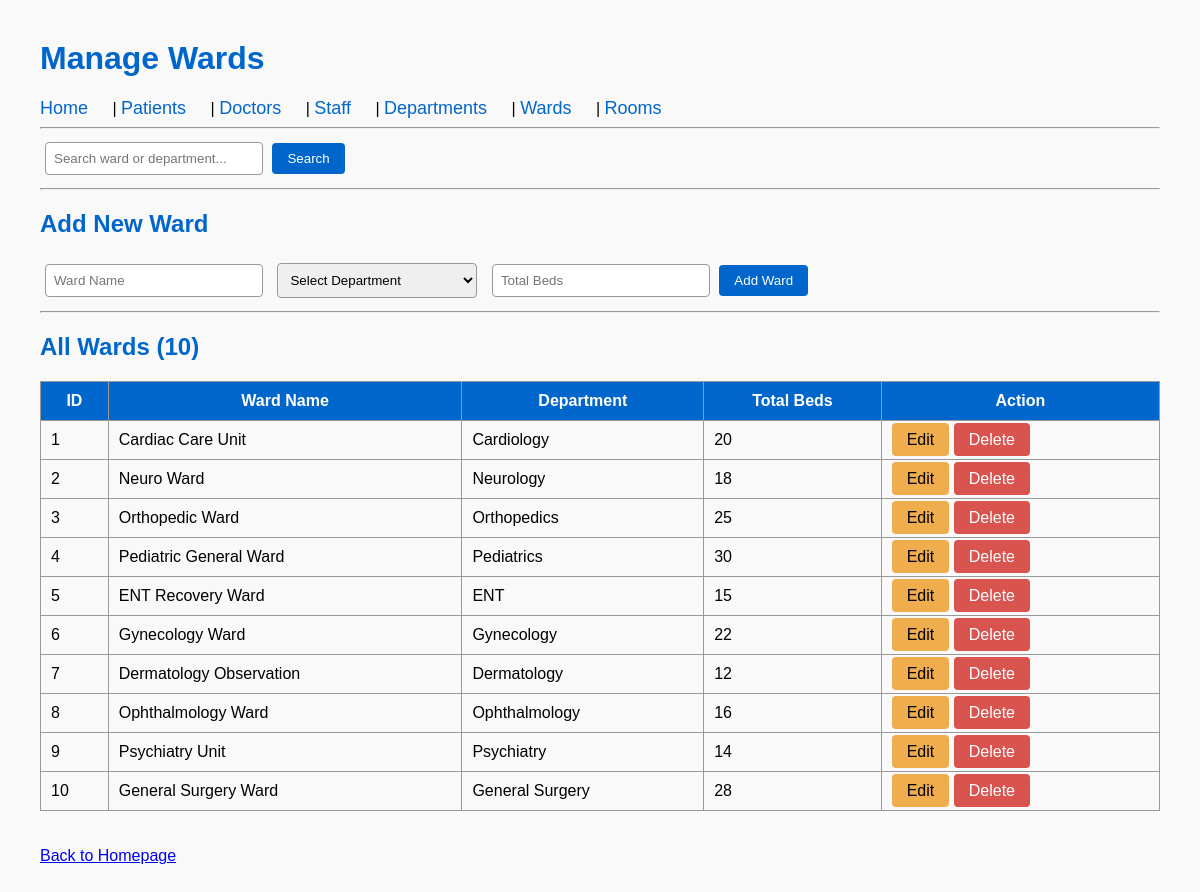
Screenshot of /hms/wards.php with the database file from the repository.
### tables this page shows
CREATE TABLE `ward` (
  `ward_id` int(11) NOT NULL,
  `ward_name` varchar(50) DEFAULT NULL,
  `department_id` int(11) DEFAULT NULL,
  `total_beds` int(11) DEFAULT NULL
);

CREATE TABLE `department` (
  `department_id` int(11) NOT NULL,
  `department_name` varchar(20) NOT NULL,
  `location` varchar(50) DEFAULT NULL
);

### hms/wards.php (the view, shortened to what this page needs)
<?php
require 'db.php';
$edit = false;
$editData = null;
$search = isset($_GET['search']) ? $_GET['search'] : "";
$sql = "SELECT w.*, d.department_name
        FROM ward w
        LEFT JOIN department d ON w.department_id = d.department_id
        WHERE w.ward_name LIKE ?
           OR d.department_name LIKE ?
        ORDER BY w.ward_id ASC";
$stmt = $pdo->prepare($sql);
$stmt->execute(["%$search%", "%$search%"]);
$wards = $stmt->fetchAll();
?>
<!DOCTYPE html>
<html>
<head>
</head>
<body>
<h1>Manage Wards</h1>
<div class="menu">
    <a href="index.php">Home</a> |
    <a href="patients.php">Patients</a> |
    <a href="doctors.php">Doctors</a> |
    <a href="staff.php">Staff</a> |
    <a href="departments.php">Departments</a> |
    <a href="wards.php">Wards</a> |
    <a href="rooms.php">Rooms</a>
</div>
<hr>
<form method="GET">
    <input type="text" name="search" placeholder="Search ward or department..."
           value="<?= htmlspecialchars($search) ?>">
    <button type="submit">Search</button>
</form>
<hr>
<h2><?= $edit ? "Edit Ward" : "Add New Ward" ?></h2>
<form method="POST">
    <input type="text" name="ward_name" placeholder="Ward Name"
        value="<?= $edit ? htmlspecialchars($editData['ward_name']) : "" ?>" required>
    <select name="department_id" required>
        <option value="">Select Department</option>
    </select>
    <input type="number" name="total_beds" placeholder="Total Beds"
        value="<?= $edit ? htmlspecialchars($editData['total_beds']) : "" ?>" required>
    <?php if ($edit): ?>
        <button type="submit" name="update">Update Ward</button>
        <a href="wards.php" class="btn cancel-btn">Cancel</a>
    <?php else: ?>
        <button type="submit" name="add">Add Ward</button>
    <?php endif; ?>
</form>
<hr>
<h2>All Wards (<?= count($wards) ?>)</h2>
<?php if (count($wards) == 0): ?>
    <p>No wards found. Add one above!</p>
<?php else: ?>
<table>
    <tr>
        <th>ID</th>
        <th>Ward Name</th>
        <th>Department</th>
        <th>Total Beds</th>
        <th>Action</th>
    </tr>
    <?php foreach ($wards as $w): ?>
    <tr>
        <td><?= $w['ward_id'] ?></td>
        <td><?= htmlspecialchars($w['ward_name']) ?></td>
        <td><?= htmlspecialchars($w['department_name'] ?? '—') ?></td>
        <td><?= $w['total_beds'] ?></td>
        <td>
            <a href="wards.php?edit=<?= $w['ward_id'] ?>" class="btn edit-btn">Edit</a>
            <a href="wards.php?delete=<?= $w['ward_id'] ?>"
               class="btn delete-btn"
               onclick="return confirm('Delete this ward permanently?')">Delete</a>
        </td>
    </tr>
    <?php endforeach; ?>
</table>
<?php endif; ?>
<br><br>
<a href="index.php">Back to Homepage</a>
</body>
</html>

### hms/wards.php (style rules this page uses)
body { font-family: Arial; margin: 40px; background: #f9f9f9; color:#000; }
h1, h2 { color:#0066cc; }
table { width:100%; border-collapse:collapse; margin-top:20px; }
th, td { border:1px solid #999; padding:10px; }
th { background:#0066cc; color:white; }
input, select { padding:8px; margin:5px; width:200px; border:1px solid #999; border-radius:4px; }
button, .btn { padding:8px 15px; background:#0066cc; color:white; border:none; border-radius:4px; cursor:pointer; text-decoration:none; }
.delete-btn { background:#d9534f; }
.edit-btn { background:#f0ad4e; color:#000; }
.menu a { margin-right:20px; text-decoration:none; color:#0066cc; font-size:18px; }

### rows the page displays
ward: ward_id "1", ward_name "Cardiac Care Unit", department.department_name "Cardiology", total_beds "20"
ward: ward_id "2", ward_name "Neuro Ward", department.department_name "Neurology", total_beds "18"
ward: ward_id "3", ward_name "Orthopedic Ward", department.department_name "Orthopedics", total_beds "25"
ward: ward_id "4", ward_name "Pediatric General Ward", department.department_name "Pediatrics", total_beds "30"
ward: ward_id "5", ward_name "ENT Recovery Ward", department.department_name "ENT", total_beds "15"
ward: ward_id "6", ward_name "Gynecology Ward", department.department_name "Gynecology", total_beds "22"
ward: ward_id "7", ward_name "Dermatology Observation", department.department_name "Dermatology", total_beds "12"
ward: ward_id "8", ward_name "Ophthalmology Ward", department.department_name "Ophthalmology", total_beds "16"
ward: ward_id "9", ward_name "Psychiatry Unit", department.department_name "Psychiatry", total_beds "14"
ward: ward_id "10", ward_name "General Surgery Ward", department.department_name "General Surgery", total_beds "28"

### other values shown
count($wards) "10"
